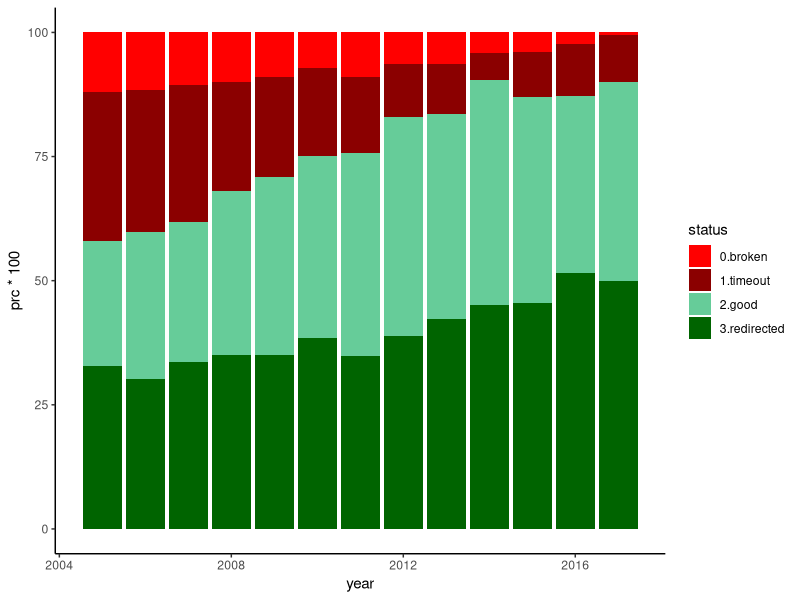

Recreate this plot in R.
#!/usr/bin/env Rscript

library(ggplot2)

data=read.csv("results.abstract.links.type.per.year.csv")
pdf("results.abstract.links.type.per.year.pdf",width=10,height=4)

ggplot(data=data, aes(x=year, y=prc*100,fill=status)) + geom_bar(stat="identity") + theme_classic() + scale_fill_manual(values=c("red", "dark red", "#66CC99", "dark green"))

dev.off()

